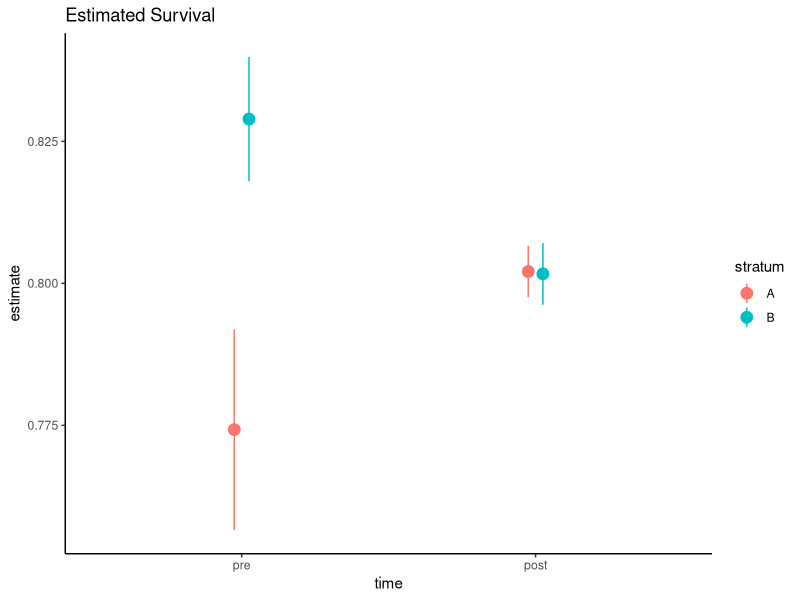
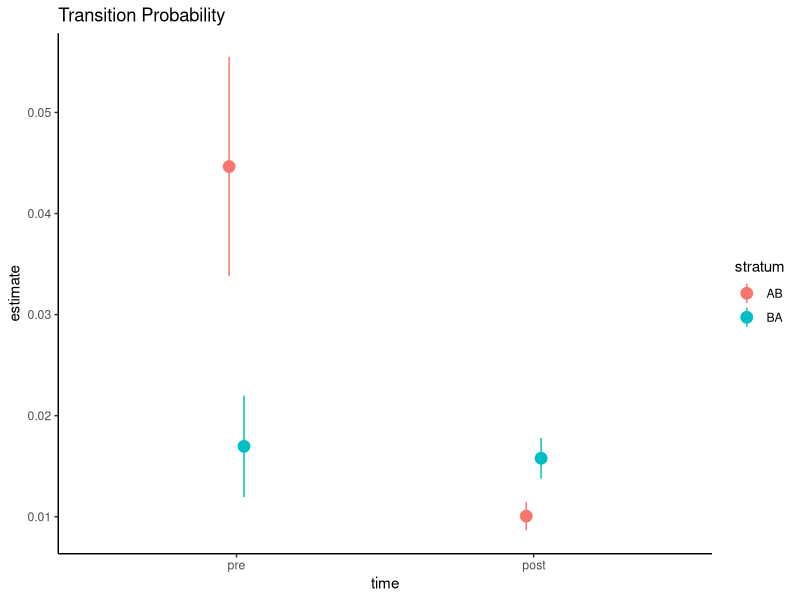
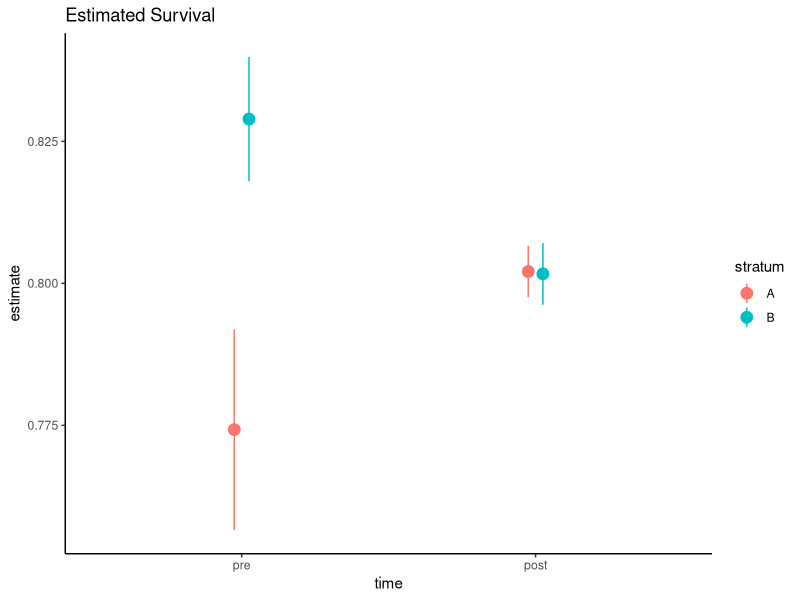
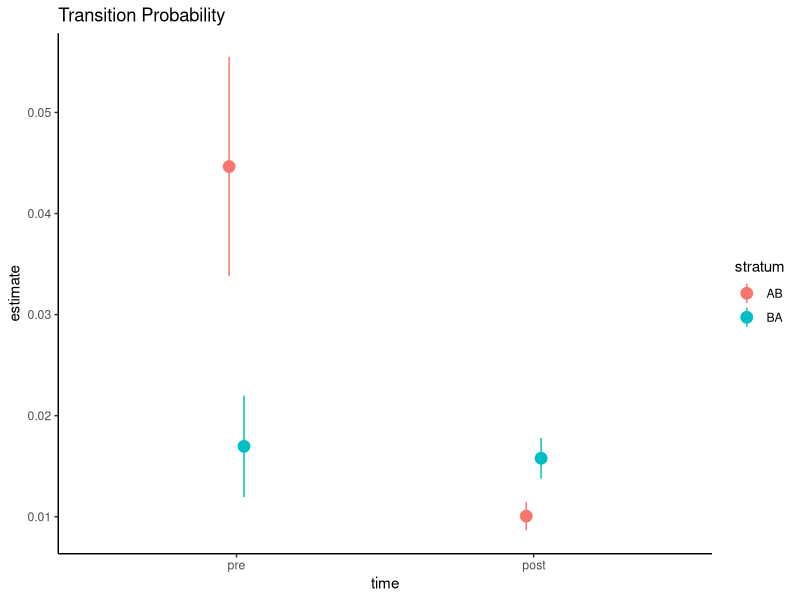

The R script that drew these images, in order:
# plotting RMark results

rmark_results <- read.csv("data/top_model_summary.csv", stringsAsFactors = FALSE)

rmark_results$time = c("pre", "post", "pre", "post", "pre", "post", NA, 
                       "pre", "post", "pre", "post", "pre", "post",
                       "pre", "post", "pre", "post", "pre", "post")

rmark_results$metric = rep("S", nrow(rmark_results))
rmark_results$metric[7] = "p"
rmark_results$metric[8:19] = "Psi"

rmark_results$stratum = c("A", "A", "B", "B", "C", "C", NA, 
                          "AB", "AB",  "AC", "AC", "BA", "BA",
                          "BC", "BC", "CA", "CA", "CB", "CB")

library(tidyverse)

plot_rmark <- rmark_results %>% 
  filter(metric != "p", stratum == "A" | stratum == "B" | stratum == "AB" | stratum == "BA")

plot_rmark$time <- factor(plot_rmark$time, levels = c("pre", "post"))
ggplot(plot_rmark[(plot_rmark$metric == "S"),]) +
  geom_pointrange(aes(x = time, y = estimate, 
                      ymin = (estimate - se), ymax = (estimate + se), 
                      color = stratum), 
                  position = position_dodge(.1), size = .75, width = .2) +
  ggtitle("Estimated Survival") +
  theme_classic()

ggsave("figures/Survival.png")

ggplot(plot_rmark[(plot_rmark$metric == "Psi"),]) +
  geom_pointrange(aes(x = time, y = estimate, 
                      ymin = (estimate - se), ymax = (estimate + se), 
                      color = stratum), 
                  position = position_dodge(.1), size = .75, width = .2) +
  ggtitle("Transition Probability") + 
  theme_classic()
ggsave("figures/Psi.png")
